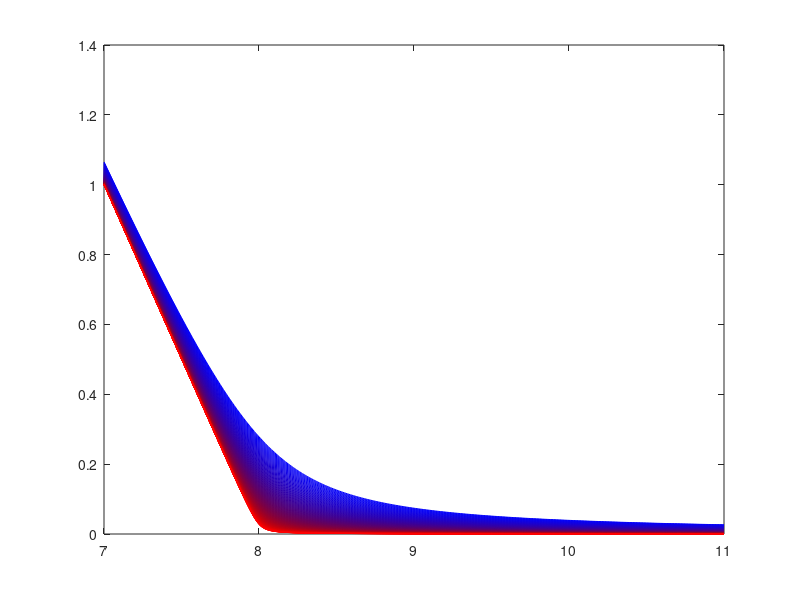
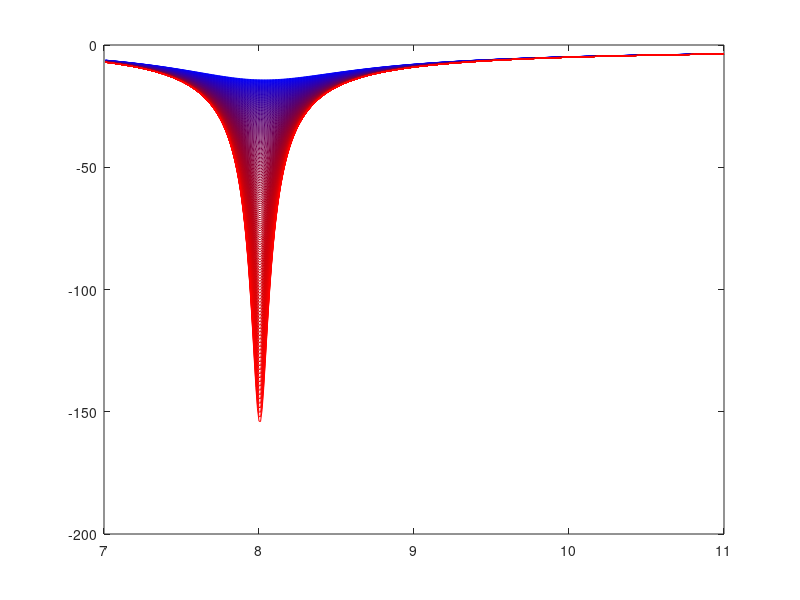

These figures' MATLAB source, in order:
%%% Plot the repression function and its sensitivity %%%

close all

% Parameters

AT = 8;
Kds = -2:-.01:-4;

c1 = 1:length(Kds);

c = [c1'/length(Kds) zeros(length(c1),1) (1-c1'/length(Kds)).^2];

c(c(:,1)>1,1) = 1;

index = 0.01;

for i = 1:length(Kds)
    
    Kd = 10^(Kds(i));

    x = 7:index:11;

    A = (AT-x-Kd+sqrt((AT-x-Kd).^2+4*Kd*AT))./2;
    
    df1 = (diff(A)./index).*(x(2:end)./A(2:end));
    
    figure(1)
    plot(x,A, 'Color', c(i,:))
    hold on
    
    figure(2)
    plot(x(2:end),df1, 'Color', c(i,:))
    hold on
    
end
    
    